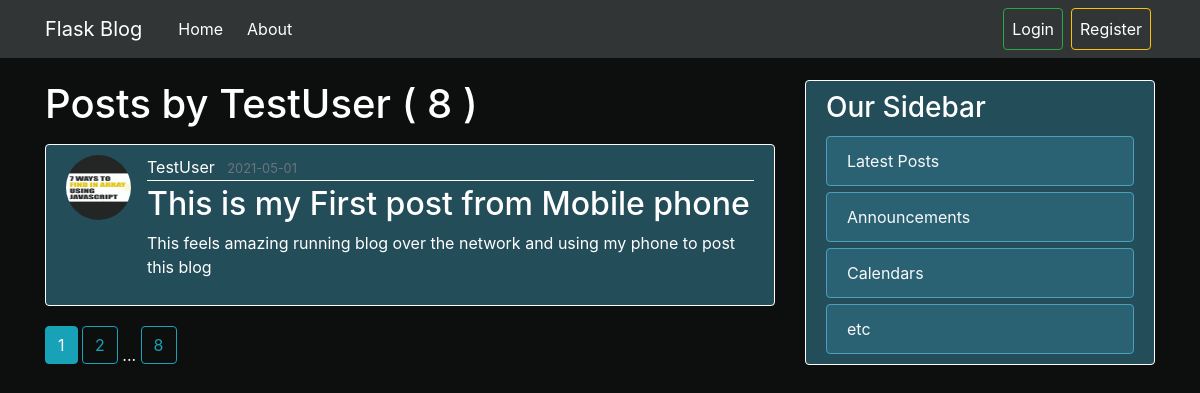
Page /user/TestUser on the committed database.
### flaskblog/models.py (models this page shows, shortened)
class User(db.Model, UserMixin):
    id = db.Column(db.Integer, primary_key=True)
    username = db.Column(db.String(20), unique=True, nullable=False)
    email = db.Column(db.String(120), unique=True, nullable=False)
    image_file = db.Column(db.String(20), nullable=False, default='default.jpg')
    password = db.Column(db.String(60), nullable=False)
    posts = db.relationship('Post', backref='author', lazy=True)

class Post(db.Model):
     id = db.Column(db.Integer, primary_key=True)
     title = db.Column(db.String(100), nullable=False)
     date_posted = db.Column(db.DateTime, nullable=False, default=datetime.utcnow)
     content = db.Column(db.Text, nullable=False)
     user_id = db.Column(db.Integer, db.ForeignKey('user.id'), nullable=False)

### flaskblog/routes.py (the view)
@app.route("/user/<string:username>")
def user_posts(username):
    page = request.args.get('page', 1, type=int)
    user=User.query.filter_by(username=username).first_or_404()
    posts=Post.query.filter_by(author=user).order_by(Post.date_posted.desc()).paginate(page=page, per_page=1)
    return render_template("user_posts.html", posts=posts, user=user)

### flaskblog/templates/user_posts.html
{% extends "layout.html" %}
{% block content %}
    <h1 class="mb-3" >Posts by {{ user.username }} ( {{ posts.total }} )</h1>
  {% for post in posts.items %}
  <article class="media content-section">
    <img class="rounded-circle article-img" src="{{ url_for('static', filename='profile_pics/' + post.author.image_file) }}" alt="">
    <div class="media-body">
      <div class="article-metadata">
        <a class="mr-2" href="{{ url_for('user_posts', username=post.author.username)}}">{{ post.author.username }}</a>
        <small class="text-muted">{{ post.date_posted.strftime('%Y-%m-%d') }}</small>
      </div>
      <h2><a class="article-title" href="{{ url_for('post', post_id=post.id) }}">{{ post.title }}</a></h2>
      <p class="article-content">{{ post.content }}</p>
    </div>
  </article>
  {% endfor %}
  {% for page_num in posts.iter_pages(left_edge=1, right_edge=1, left_current=1, right_current=2) %}
    {% if page_num %}
      {% if posts.page == page_num %}
        <a class="btn btn-info mb-4" href="{{ url_for('user_posts', username=user.username, page=page_num) }}">{{ page_num }}</a>
      {% else %}
        <a class="btn btn-outline-info mb-4" href="{{ url_for('user_posts', username=user.username, page=page_num) }}">{{ page_num }}</a>
      {% endif %}
    {% else %}
    ...
    {% endif %}
  {% endfor %}
{% endblock content%}

### flaskblog/templates/layout.html (shortened to what this page needs)
<!DOCTYPE html>
<html lang="en">
  <head>
    <link
      rel="stylesheet"
      href="https://maxcdn.bootstrapcdn.com/bootstrap/4.0.0/css/bootstrap.min.css"
    />
    <link rel="stylesheet" href="{{ url_for('static', filename='main.css') }}" type="text/css">
  </head>
  <body>
    <header class="site-header">
        <header class="site-header">
            <nav class="navbar navbar-expand-md navbar-dark bg-steel fixed-top">
              <div class="container">
                <a class="navbar-brand mr-4" href="/">Flask Blog</a>
                <div class="collapse navbar-collapse" id="navbarToggle">
                  <div class="navbar-nav mr-auto">
                    <a class="nav-item nav-link" href="{{ url_for('home') }}">Home</a>
                    <a class="nav-item nav-link" href="{{ url_for('about') }}">About</a>
                  </div>
                  <div class="navbar-nav">
                    {% if current_user.is_authenticated: %}
                    <a class="nav-item nav-link btn btn-outline-info" href="{{ url_for('new_post') }}">New Post</a>
                    <a class="nav-item nav-link btn btn-outline-info" href="{{ url_for('account') }}">Account</a>
                    <a class="nav-item nav-link btn btn-outline-danger" href="{{ url_for('logout') }}">Logout</a>
                    {% else %}
                    <a class="nav-item nav-link btn btn-outline-success" href="{{ url_for('login') }}">Login</a>
                    <a class="nav-item nav-link btn btn-outline-warning" href="{{ url_for('register') }}">Register</a>
                    {% endif %}
                  </div>
                </div>
              </div>
            </nav>
          </header>
    <main role="main" class="container">
        <div class="row">
          <div class="col-md-8">
            {% block content %}{% endblock %}
          </div>
          <div class="col-md-4">
            <div class="content-section">
              <h3>Our Sidebar</h3>
                <ul class="list-group">
                  <li class="list-group-item text-light bg-sidebar">Latest Posts</li>
                  <li class="list-group-item text-light bg-sidebar">Announcements</li>
                  <li class="list-group-item text-light bg-sidebar">Calendars</li>
                  <li class="list-group-item text-light bg-sidebar">etc</li>
                </ul>
            </div>
          </div>
        </div>
      </main>
  </body>
</html>

### flaskblog/static/main.css (style rules this page uses)
body { background: #0d0e0e; color: #fff; margin-top: 5rem; }
h1, h2, h3, h4, h5, h6 { color: #fff; }
.bg-steel { background-color: #323536; }
.site-header .navbar-nav .nav-link { color: #fff; margin: 0 4px; }
.content-section { background: #244d5a; padding: 10px 20px; border: 1px solid #fff; border-radius: 4px; margin-bottom: 20px; }
.article-title { color: #fff; }
.article-content { white-space: pre-line; }
.article-img { height: 65px; width: 65px; margin-right: 16px; }
.article-metadata { padding-bottom: 1px; color: #fff; margin-bottom: 4px; border-bottom: 1px solid #fff; }
.article-metadata a { color: #fff; }
.bg-sidebar { background-color: #2a6274; border: 1px solid #4ca0bd; margin: 3px 0; border-radius: 4px; }

### rows in the picture
User: username "TestUser"
Post: image_file (picture), author.username "TestUser", date_posted "2021-05-01", title "This is my First post from Mobile phone", content "This feels amazing running blog over the network and using my phone to post this blog"

### other values in the picture
{{ posts.total }} "8"
{{ page_num }} "1"
{{ page_num }} "2" "8"
